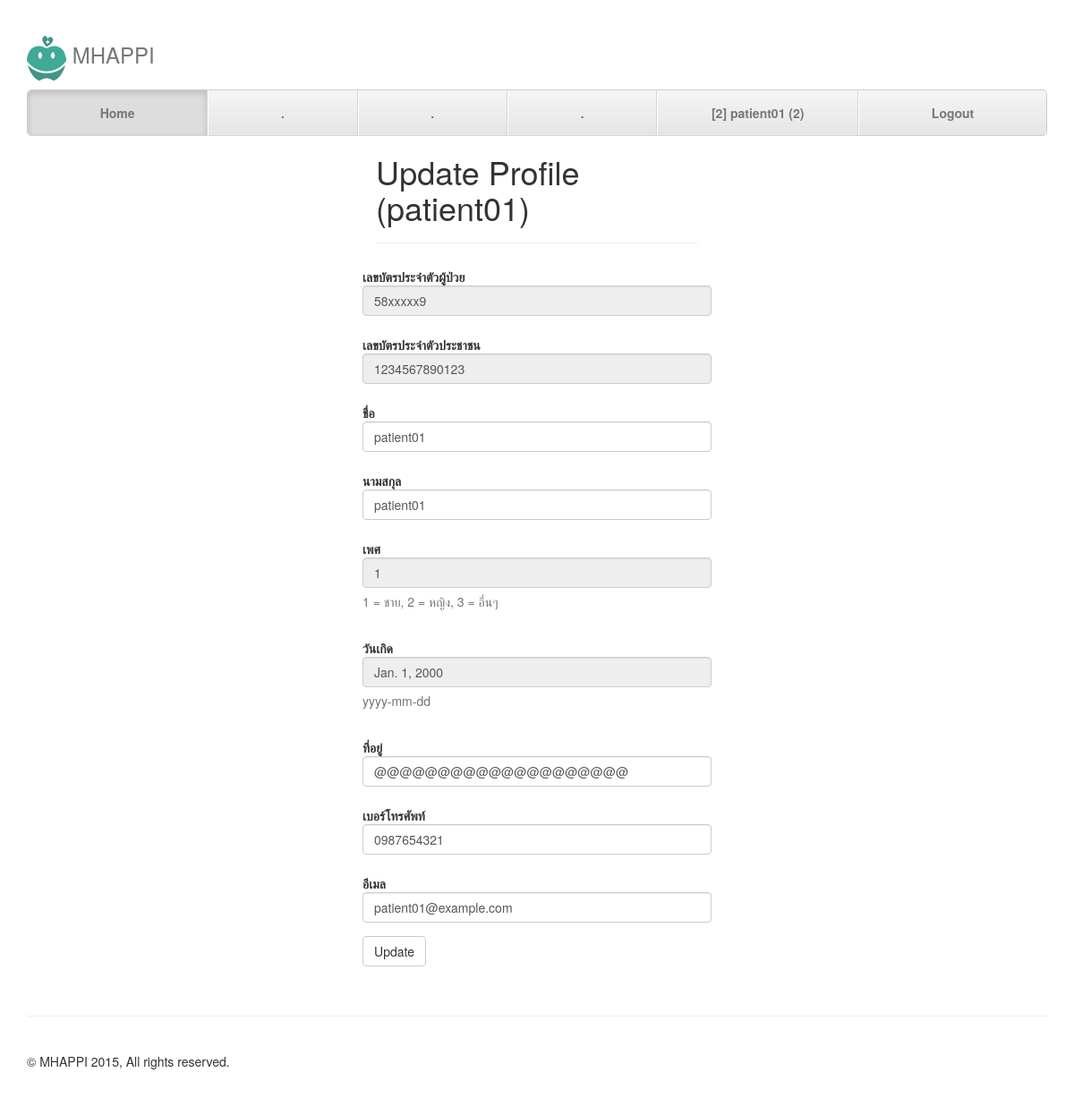
The app's page /update_profile/ (signed in), older data.
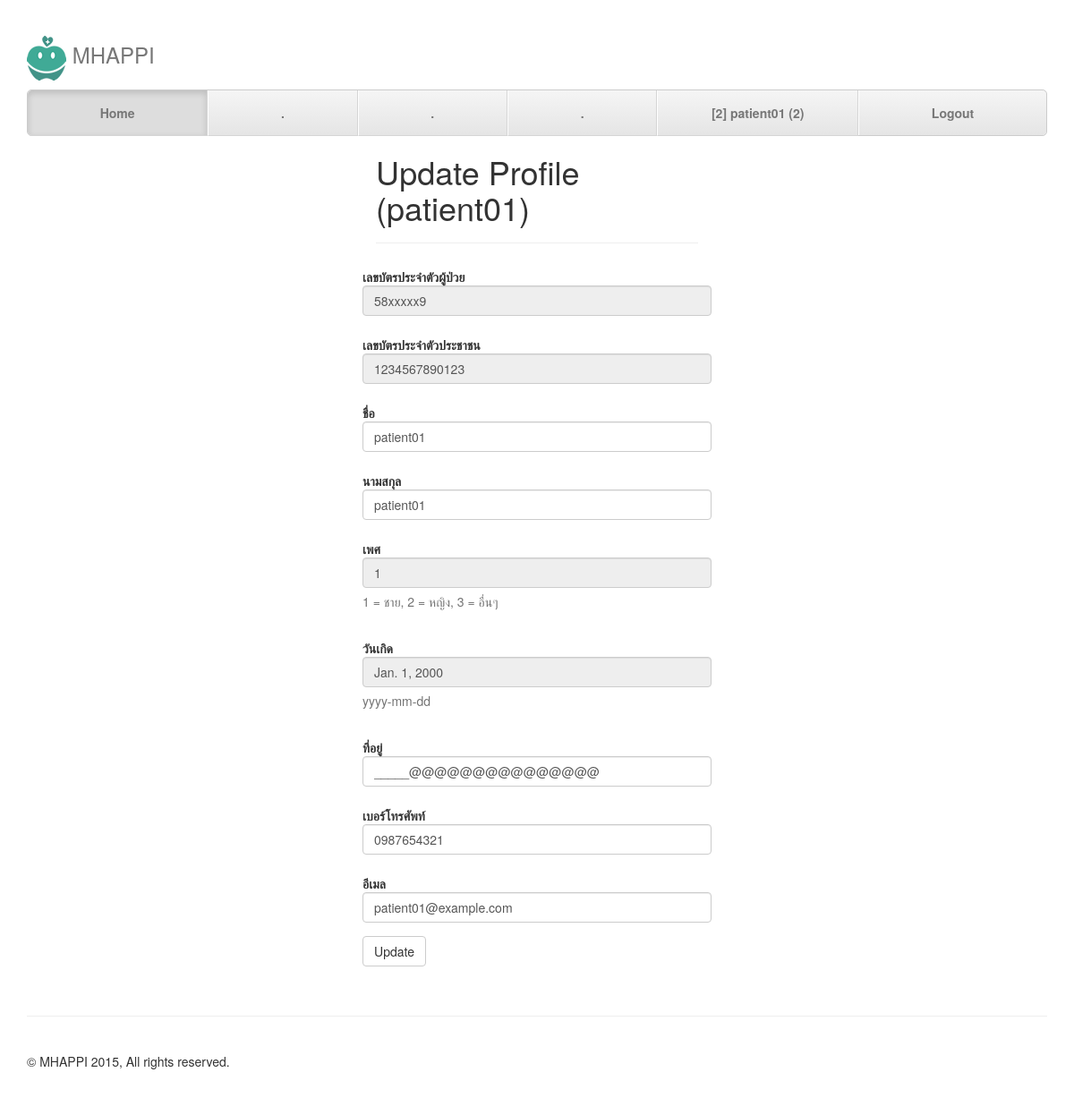
The same page, newer data.
### apps/authentication/models.py (models this page shows, shortened)
class Patient(models.Model):
	GENDER_CHOICES = (
		(1, "Male"),
		(2, "Female"),
		(3, "Others"),
	)
	user = models.ForeignKey(User, default = 0)
	hospital_id = models.CharField(max_length = 20)
	national_id = models.CharField(max_length = 20)
	prefix_name = models.CharField(max_length = 200)
	first_name = models.CharField(max_length = 200)
	last_name = models.CharField(max_length = 200)
	gender = models.IntegerField(choices = GENDER_CHOICES)
	birthdate = models.DateField()
	address = models.CharField(max_length = 500)
	phone = models.CharField(max_length = 200)
	email = models.CharField(max_length = 200)

### apps/authentication/views.py (the view)
# urls.py: url(r'^update_profile/$', auth_view.update_profile, name='update_profile'),
def update_profile(request):
    logged_in = request.user.is_authenticated
    uid = request.user.id
    if request.POST:
        input = {}
        input['first_name'] = request.POST['first_name']
        input['last_name'] = request.POST['last_name']
        input['address'] = request.POST['address']
        input['phone'] = request.POST['phone']
        input['email'] = request.POST['email']
        user = User.objects.get(id=request.user.id)
        user.email = input['email']
        user.save()
        patient = Patient.objects.get(id=uid)
        patient.first_name  = input['first_name']
        patient.last_name  = input['last_name']
        patient.address  = input['address']
        patient.phone  = input['phone']
        patient.email  = input['email']
        patient.save()
        messages.success(request, 'Update Profile successful')
        return redirect('/update_profile/')
    else:
        patient = Patient.objects.get(id=uid)
        data = {
            'patient' : patient,
        }
        return render(request, 'update_profile.html', data)

### apps/authentication/templates/update_profile.html (shortened to what this page needs)
{% extends "base.html" %}
{% block main %}
    <div id="login" class="row">
        <div class="col-md-4 col-md-offset-4">
            <h1>Update Profile ({{ request.user.username }})</h1>
            <hr/>
            <form class="form-horizontal" name="RegisterForm" action="/update_profile/" method="post">
                <div class="form-group">
                    <label class="control-label" for="national_id">เลขบัตรประจำตัวผู้ป่วย</label>
                    <input type="text" class="form-control" id="hospital_id" name="hospital_id" value="{{ patient.hospital_id }}" disabled="">
                </div>
                <div class="form-group">
                    <label class="control-label" for="national_id">เลขบัตรประจำตัวประชาชน</label>
                    <input type="text" class="form-control" id="national_id" name="national_id" value="{{ patient.national_id }}" disabled="">
                </div>
                <div class="form-group">
                    <label class="control-label" for="first_name">ชื่อ</label>
                    <input type="text" class="form-control" id="first_name" name="first_name" value="{{ patient.first_name }}">
                </div>
                <div class="form-group">
                    <label class="control-label" for="first_name">นามสกุล</label>
                    <input type="text" class="form-control" id="last_name" name="last_name" value="{{ patient.last_name }}">
                </div>
                <div class="form-group">
                    <label class="control-label" for="gender">เพศ</label>
                    <input type="text" class="form-control" id="gender" name="gender" value="{{ patient.gender }}" disabled="">
                    <p class="help-block">1 = ชาย, 2 = หญิง, 3 = อื่นๆ</p>
                </div>
                <div class="form-group">
                    <label class="control-label" for="birthdate">วันเกิด</label>
                    <input type="text" class="form-control" id="birthdate" name="birthdate" value="{{ patient.birthdate }}" disabled="">
                    <p class="help-block">yyyy-mm-dd</p>
                </div>
                <div class="form-group">
                    <label class="control-label" for="address">ที่อยู่</label>
                    <input type="text" class="form-control" id="address" name="address" value="{{ patient.address }}" >
                </div>
                <div class="form-group">
                    <label class="control-label" for="phone">เบอร์โทรศัพท์</label>
                    <input type="text" class="form-control" id="phone" name="phone" value="{{ patient.phone }}" >
                </div>
                <div class="form-group">
                    <label class="control-label" for="email">อีเมล</label>
                    <input type="email" class="form-control" id="email" name="email" value="{{ patient.email }}" >
                </div>
                <div class="form-group">
                    <button type="submit" class="btn btn-default">Update</button>
                </div>
            </form>
        </div>
    </div>
{% endblock %}

Row changes from the older to the newer data that the page shows:
changed Patient "58xxxxx9": address "@@@@@@@@@@@@@@@@@@@@" → "_____@@@@@@@@@@@@@@@"
